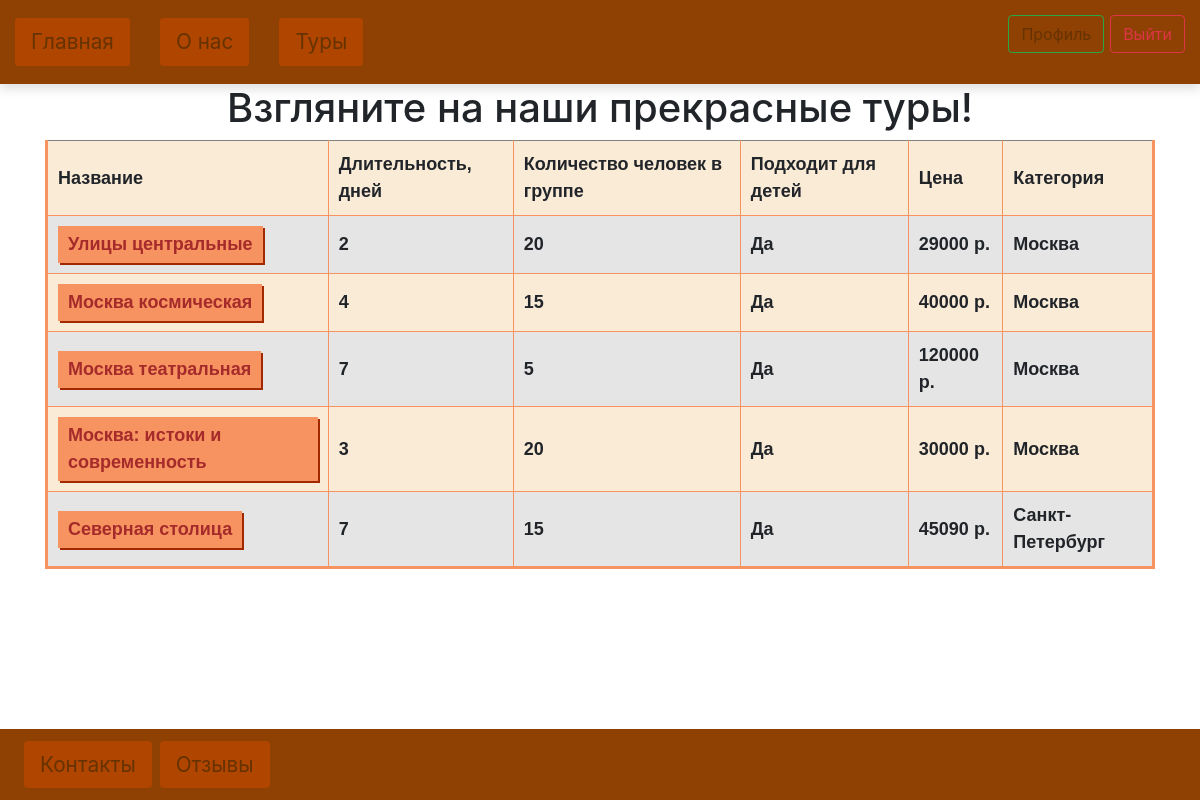
The app's page //tours/ (signed in) with its own data.
### toursPage/models.py (models this page shows, shortened)
class Tour(models.Model):
    tour_id = models.IntegerField('ID тура', default=0)
    tour_name = models.CharField('Tour name', max_length=255, default='Название тура')
    duration = models.IntegerField('Длительность тура', default=0)
    number_of_tourists = models.IntegerField('Количество человек в группе', default=0)
    is_available_for_children = models.BooleanField('Подходит для детей', default=True)
    price = models.IntegerField('Стоимость', default=0)
    cat = models.ForeignKey('Category', on_delete=models.PROTECT, null=True)

class Category(models.Model):
    name = models.CharField(max_length=100, db_index=True)

### toursPage/views.py (the view)
# urls.py: path('/tours/', toursPage.views.tours, name='tours'),
def tours(request):
    tours = Tour.objects.all()
    cats = Category.objects.all()
    context = {'tours': tours,
               'cats': cats
               }
    return render(request, 'tours.html', context=context)

### templates/tours.html (shortened to what this page needs)
{% extends 'layout.html' %}
{% block content %}
<H1 align="center">Взгляните на наши прекрасные туры!</H1>
<table align="center" border="1" class="table_tours">
    <tr>
        <th>Название</th>
        <th>Длительность, дней</th>
        <th>Количество человек в группе</th>
        <th>Подходит для детей</th>
        <th>Цена</th>
        <th>Категория</th>
    </tr>
    {% for el in tours %}
                <tr>
                    <th><a href="/tours/{{el.tour_id}}">{{ el.tour_name }}</a></th>
                    <th>{{ el.duration }}</th>
                    <th>{{ el.number_of_tourists }}</th>
                    <th> {% if el.is_available_for_children == True %}
                        Да
                    {% endif %}
                    </th>
                    <th>{{ el.price }} р.</th>
                    <th>{{ el.cat.name }}</th>
                </tr>
    {% endfor %}
</table>
{% endblock %}

### static/tours_table_style.css (style rules this page uses)
.table_tours { width: 100%; background: antiquewhite; border-collapse: collapse; border-left: 3px solid #F79361; border-right: 3px solid #F79361; border-bottom: 3px solid #F79361; font-family: "Lucida Grande", sans-serif; }
.table_tours td, .table_tours th { padding: 10px; }
.table_tours th { text-align: left; font-size: 18px; }
.table_tours tr:nth-child(2n) { background: #E5E5E5; }
.table_tours a { display: inline-block; padding: 5px 10px; background: #F79361; box-shadow: 2px 2px 0 0 #a22800; position: relative; color: brown; }

### static/header.css (style rules this page uses)
:root { --darkgreen: #005361; --white: #fff; }
* { padding: 0; margin: 0; box-sizing: border-box; }
body, .tabs-to-dropdown .dropdown-toggle, .tabs-to-dropdown .dropdown-item { font-size: 1.3rem; }

### records on screen
Tour: tour_name "Улицы центральные", duration "2", number_of_tourists "20", is_available_for_children "Да", price "29000", cat.name "Москва"
Tour: tour_name "Москва космическая", duration "4", number_of_tourists "15", is_available_for_children "Да", price "40000", cat.name "Москва"
Tour: tour_name "Москва театральная", duration "7", number_of_tourists "5", is_available_for_children "Да", price "120000", cat.name "Москва"
Tour: tour_name "Москва: истоки и современность", duration "3", number_of_tourists "20", is_available_for_children "Да", price "30000", cat.name "Москва"
Tour: tour_name "Северная столица", duration "7", number_of_tourists "15", is_available_for_children "Да", price "45090", cat.name "Санкт-Петербург"
